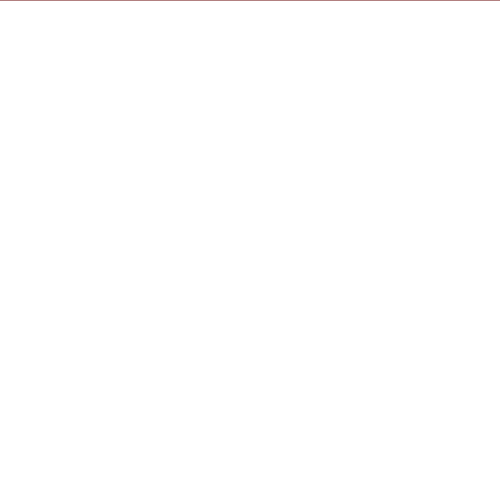
Frame 1 (no input)
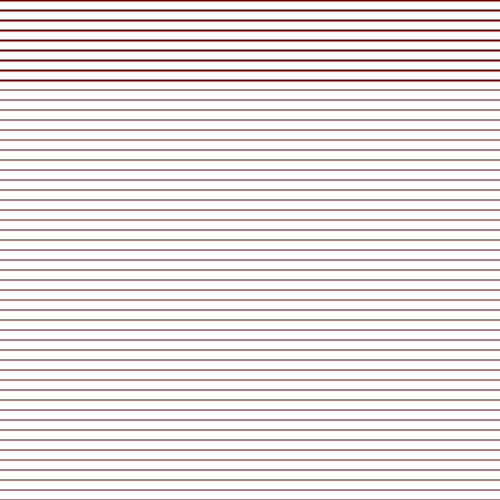
Frame 60 (no input)
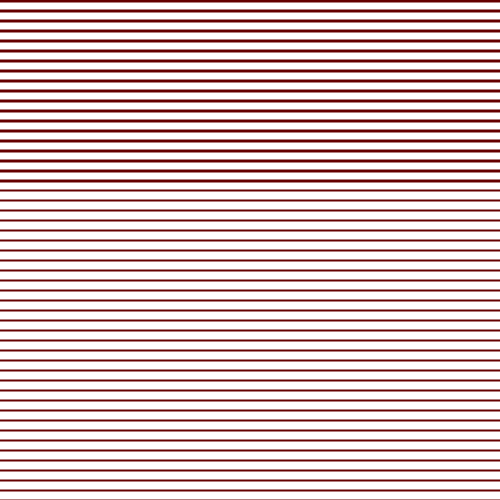
Frame 120 (the mouse pressed at the canvas centre since frame 60)

The p5.js sketch that drew these frames (run headless with seeded random() and noise() and a simulated clock; from frame 60 on, the mouse is pressed at the canvas centre):

// p5.js sketch
// ── sketch.js
let posX = 0;
let posY = 0;
let posX2 = 0;
let mycolor;
let speed = 10;
let offset = 0;

// Setup function, called once
function setup() {
  createCanvas(500, 500); // Define window size
  background(220);
  //line(200, 50, 400, 400);
  pixelDensity(2);
  mycolor = color(100, 0, 0);
  posX2 = width;
  posY = offset;
}

// draw function, loops continuously
function draw() {
  stroke(mycolor);
  strokeWeight(1);
  line(posX, posY, posX2, posY);
  posY += speed;

  if (posY > height) {
    offset += 1;
    posY = offset;
  }
}
